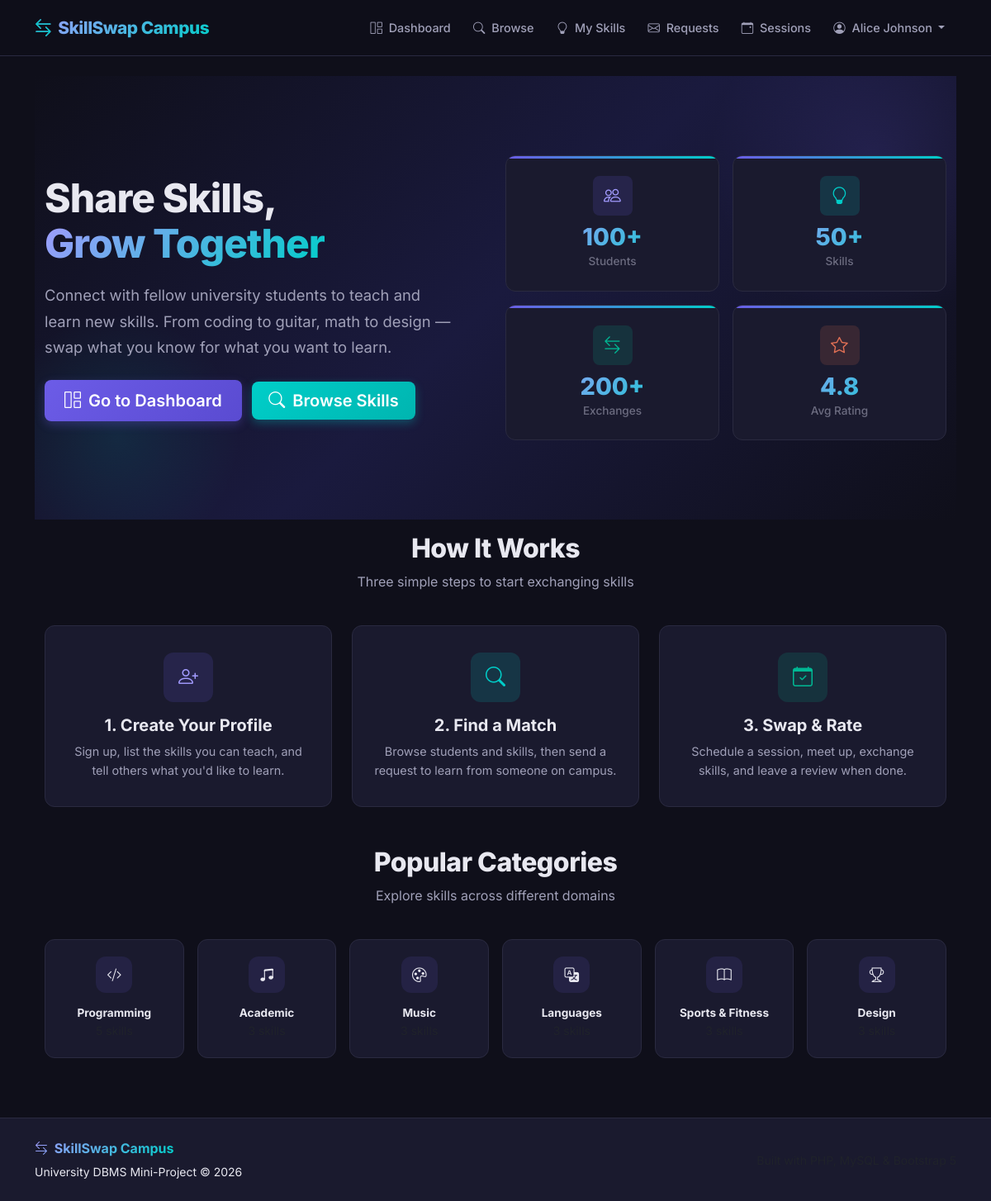
/ (signed in), run on the app's committed database.
### tables this page shows
CREATE TABLE skill_categories (
    category_id INT AUTO_INCREMENT PRIMARY KEY,
    category_name VARCHAR(100) NOT NULL UNIQUE
);

### includes/auth.php (called while the page is built, shortened)
<?php
function isLoggedIn() {
    return isset($_SESSION['user_id']);
}
?>

### index.php (the view, shortened to what this page needs)
<?php
include 'includes/header.php';
?>
<div class="hero-section">
    <div class="container">
        <div class="row align-items-center">
            <div class="col-lg-6 mb-4 mb-lg-0" style="position: relative; z-index: 1;">
                <h1 class="hero-title">
                    Share Skills,<br>
                    <span class="highlight">Grow Together</span>
                </h1>
                <p class="hero-subtitle">
                    Connect with fellow university students to teach and learn new skills.
                    From coding to guitar, math to design — swap what you know for what you want to learn.
                </p>
                <div class="mt-4">
                    <?php if (!isLoggedIn()): ?>
                        <a href="register.php" class="btn btn-primary btn-lg me-2">
                            <i class="bi bi-rocket-takeoff me-1"></i> Get Started
                        </a>
                        <a href="login.php" class="btn btn-outline-light btn-lg">
                            Login
                        </a>
                    <?php else: ?>
                        <a href="dashboard.php" class="btn btn-primary btn-lg me-2">
                            <i class="bi bi-grid-1x2 me-1"></i> Go to Dashboard
                        </a>
                        <a href="browse.php" class="btn btn-accent btn-lg">
                            <i class="bi bi-search me-1"></i> Browse Skills
                        </a>
                    <?php endif; ?>
                </div>
            </div>
            <div class="col-lg-6 text-center" style="position: relative; z-index: 1;">
                <div class="row g-3">
                    <div class="col-6">
                        <div class="stat-card text-center">
                            <div class="stat-icon purple mx-auto"><i class="bi bi-people"></i></div>
                            <div class="stat-number text-gradient">100+</div>
                            <div class="stat-label">Students</div>
                        </div>
                    </div>
                    <div class="col-6">
                        <div class="stat-card text-center">
                            <div class="stat-icon teal mx-auto"><i class="bi bi-lightbulb"></i></div>
                            <div class="stat-number text-gradient">50+</div>
                            <div class="stat-label">Skills</div>
                        </div>
                    </div>
                    <div class="col-6">
                        <div class="stat-card text-center">
                            <div class="stat-icon green mx-auto"><i class="bi bi-arrow-left-right"></i></div>
                            <div class="stat-number text-gradient">200+</div>
                            <div class="stat-label">Exchanges</div>
                        </div>
                    </div>
                    <div class="col-6">
                        <div class="stat-card text-center">
                            <div class="stat-icon orange mx-auto"><i class="bi bi-star"></i></div>
                            <div class="stat-number text-gradient">4.8</div>
                            <div class="stat-label">Avg Rating</div>
                        </div>
                    </div>
                </div>
            </div>
        </div>
    </div>
</div>
<div class="container py-5" style="margin-top: -2rem;">
    <h2 class="section-title">How It Works</h2>
    <p class="section-subtitle">Three simple steps to start exchanging skills</p>
    <div class="row g-4">
        <div class="col-md-4">
            <div class="feature-card">
                <div class="feature-icon" style="background: rgba(108, 92, 231, 0.15); color: var(--primary-light);">
                    <i class="bi bi-person-plus"></i>
                </div>
                <h5>1. Create Your Profile</h5>
                <p>Sign up, list the skills you can teach, and tell others what you'd like to learn.</p>
            </div>
        </div>
        <div class="col-md-4">
            <div class="feature-card">
                <div class="feature-icon" style="background: rgba(0, 206, 201, 0.15); color: var(--accent);">
                    <i class="bi bi-search"></i>
                </div>
                <h5>2. Find a Match</h5>
                <p>Browse students and skills, then send a request to learn from someone on campus.</p>
            </div>
        </div>
        <div class="col-md-4">
            <div class="feature-card">
                <div class="feature-icon" style="background: rgba(0, 184, 148, 0.15); color: var(--success);">
                    <i class="bi bi-calendar-check"></i>
                </div>
                <h5>3. Swap & Rate</h5>
                <p>Schedule a session, meet up, exchange skills, and leave a review when done.</p>
            </div>
        </div>
    </div>
</div>
<?php
require_once 'config/db.php';
$catResult = mysqli_query($conn, "SELECT c.category_id, c.category_name, COUNT(s.skill_id) AS skill_count FROM skill_categories c LEFT JOIN skills s ON c.category_id = s.category_id GROUP BY c.category_id ORDER BY skill_count DESC LIMIT 6");
?>
<div class="container pb-5">
    <h2 class="section-title">Popular Categories</h2>
    <p class="section-subtitle">Explore skills across different domains</p>
    <div class="row g-3 justify-content-center">
        <?php
        $icons = ['bi-code-slash', 'bi-music-note-beamed', 'bi-palette', 'bi-translate', 'bi-book', 'bi-trophy'];
        $colors = ['purple', 'teal', 'orange', 'green', 'purple', 'teal'];
        $i = 0;
        while ($cat = mysqli_fetch_assoc($catResult)):
        ?>
        <div class="col-6 col-md-4 col-lg-2">
            <div class="feature-card" style="padding: 1.25rem;">
                <div class="feature-icon <?php echo $colors[$i % 6]; ?> mx-auto" style="width: 44px; height: 44px; font-size: 1.1rem; background: rgba(108, 92, 231, 0.12);">
                    <i class="bi <?php echo $icons[$i % 6]; ?>"></i>
                </div>
                <h6 class="mt-2 mb-0" style="font-size: 0.85rem;"><?php echo htmlspecialchars($cat['category_name']); ?></h6>
                <small class="text-muted"><?php echo $cat['skill_count']; ?> skills</small>
            </div>
        </div>
        <?php $i++; endwhile; ?>
    </div>
</div>
<?php include 'includes/footer.php'; ?>

### data on the page
skill_categories: category_name "Programming"
skill_categories: category_name "Academic"
skill_categories: category_name "Music"
skill_categories: category_name "Languages"
skill_categories: category_name "Sports & Fitness"
skill_categories: category_name "Design"

### other printed values
getCurrentUserName() "Alice Johnson"
